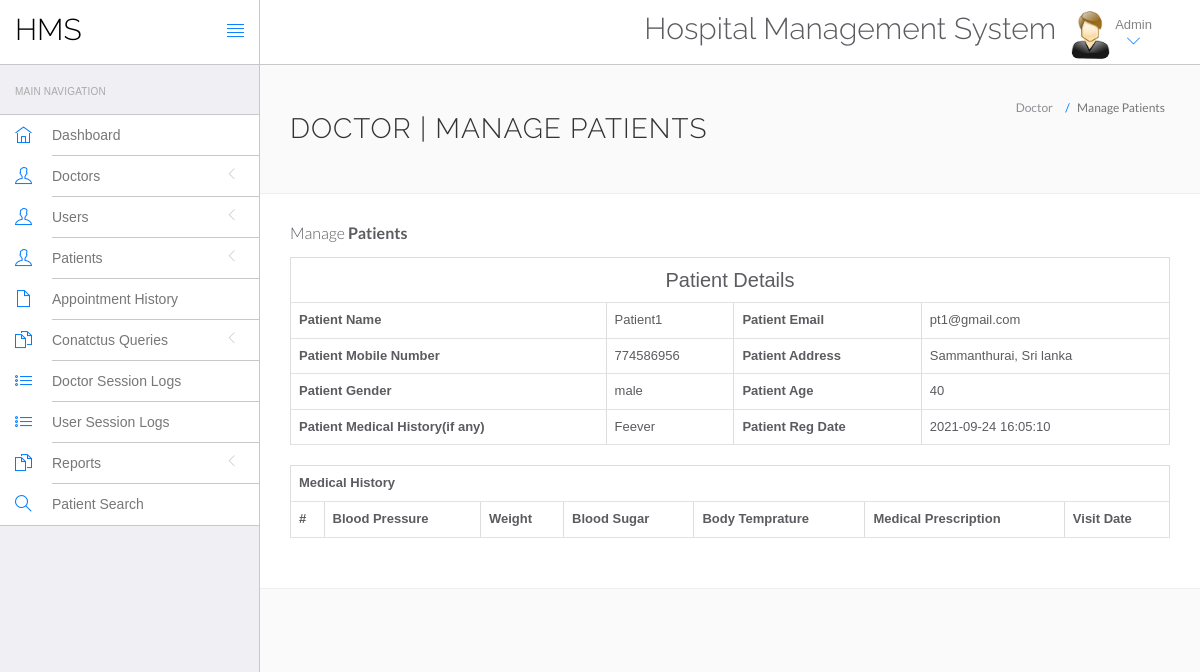
Page /WEB app development/System/Wintan Hospital Web Application/hms/admin/view-patient.php?viewid=1 (signed in) on the committed database.
### tables this page shows
CREATE TABLE `tblpatient` (
  `ID` int(11) NOT NULL,
  `Docid` int(11) NOT NULL,
  `PatientName` varchar(255) NOT NULL,
  `PatientContno` int(10) NOT NULL,
  `PatientEmail` varchar(255) NOT NULL,
  `PatientGender` varchar(7) NOT NULL,
  `PatientAdd` mediumtext NOT NULL,
  `PatientAge` int(11) NOT NULL,
  `PatientMedhis` mediumtext NOT NULL,
  `CreationDate` timestamp NOT NULL DEFAULT current_timestamp(),
  `UpdationDate` timestamp NOT NULL DEFAULT current_timestamp() ON UPDATE current_timestamp()
);

### WEB app development/System/Wintan Hospital Web Application/hms/admin/view-patient.php (the view, shortened to what this page needs)
<?php
include('include/config.php');
?>
<!DOCTYPE html>
<html lang="en">
	<head>
		<link rel="stylesheet" href="vendor/bootstrap/css/bootstrap.min.css">
		<link rel="stylesheet" href="vendor/fontawesome/css/font-awesome.min.css">
		<link rel="stylesheet" href="vendor/themify-icons/themify-icons.min.css">
		<link href="vendor/animate.css/animate.min.css" rel="stylesheet" media="screen">
		<link href="vendor/perfect-scrollbar/perfect-scrollbar.min.css" rel="stylesheet" media="screen">
		<link href="vendor/switchery/switchery.min.css" rel="stylesheet" media="screen">
		<link href="vendor/bootstrap-touchspin/jquery.bootstrap-touchspin.min.css" rel="stylesheet" media="screen">
		<link href="vendor/select2/select2.min.css" rel="stylesheet" media="screen">
		<link href="vendor/bootstrap-datepicker/bootstrap-datepicker3.standalone.min.css" rel="stylesheet" media="screen">
		<link href="vendor/bootstrap-timepicker/bootstrap-timepicker.min.css" rel="stylesheet" media="screen">
		<link rel="stylesheet" href="assets/css/styles.css">
		<link rel="stylesheet" href="assets/css/plugins.css">
		<link rel="stylesheet" href="assets/css/themes/theme-1.css" id="skin_color" />
	</head>
	<body>
		<div id="app">
<?php include('include/sidebar.php');?>
<div class="app-content">
<?php include('include/header.php');?>
<div class="main-content" >
<div class="wrap-content container" id="container">
<section id="page-title">
<div class="row">
<div class="col-sm-8">
<h1 class="mainTitle">Doctor | Manage Patients</h1>
</div>
<ol class="breadcrumb">
<li>
<span>Doctor</span>
</li>
<li class="active">
<span>Manage Patients</span>
</li>
</ol>
</div>
</section>
<div class="container-fluid container-fullw bg-white">
<div class="row">
<div class="col-md-12">
<h5 class="over-title margin-bottom-15">Manage <span class="text-bold">Patients</span></h5>
<?php
                               $vid=$_GET['viewid'];
                               $ret=mysqli_query($con,"select * from tblpatient where ID='$vid'");
while ($row=mysqli_fetch_array($ret)) {
                               ?>
<table border="1" class="table table-bordered">
 <tr align="center">
<td colspan="4" style="font-size:20px;color:blue">
 Patient Details</td></tr>
    <tr>
    <th scope>Patient Name</th>
    <td><?php  echo $row['PatientName'];?></td>
    <th scope>Patient Email</th>
    <td><?php  echo $row['PatientEmail'];?></td>
  </tr>
  <tr>
    <th scope>Patient Mobile Number</th>
    <td><?php  echo $row['PatientContno'];?></td>
    <th>Patient Address</th>
    <td><?php  echo $row['PatientAdd'];?></td>
  </tr>
    <tr>
    <th>Patient Gender</th>
    <td><?php  echo $row['PatientGender'];?></td>
    <th>Patient Age</th>
    <td><?php  echo $row['PatientAge'];?></td>
  </tr>
  <tr>
    <th>Patient Medical History(if any)</th>
    <td><?php  echo $row['PatientMedhis'];?></td>
     <th>Patient Reg Date</th>
    <td><?php  echo $row['CreationDate'];?></td>
  </tr>
<?php }?>
</table>
<table id="datatable" class="table table-bordered dt-responsive nowrap" style="border-collapse: collapse; border-spacing: 0; width: 100%;">
  <tr align="center">
   <th colspan="8" >Medical History</th>
  </tr>
  <tr>
    <th>#</th>
<th>Blood Pressure</th>
<th>Weight</th>
<th>Blood Sugar</th>
<th>Body Temprature</th>
<th>Medical Prescription</th>
<th>Visit Date</th>
</tr>
</table>
</div>
</div>
</div>
</div>
</div>
</div>
</div>
	</body>
</html>

### WEB app development/System/Wintan Hospital Web Application/hms/admin/assets/css/themes/theme-1.css (style rules this page uses)
body { background: #FAFAFA; }

### rows in the picture
tblpatient: PatientName "Patient1", PatientEmail "pt1@gmail.com", PatientContno "774586956", PatientAdd "Sammanthurai, Sri lanka", PatientGender "male", PatientAge "40", PatientMedhis "Feever", CreationDate "2021-09-24 16:05:10"
